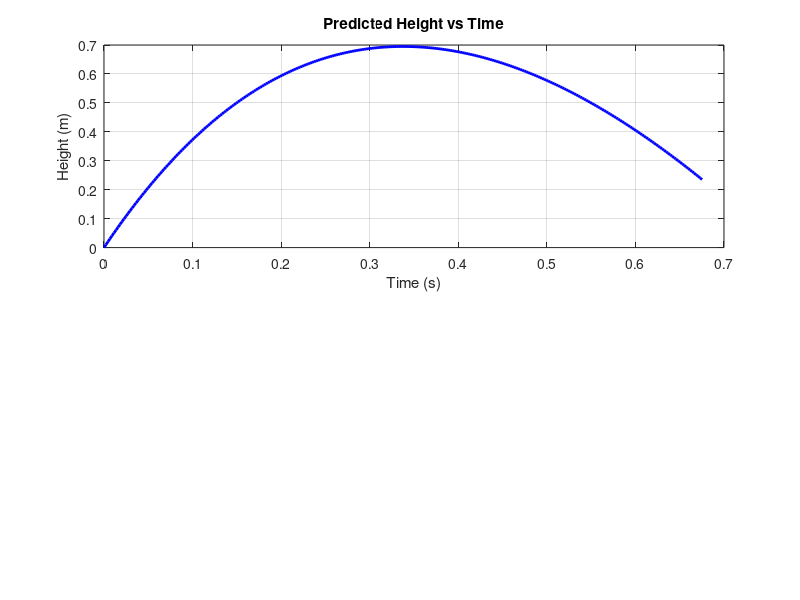

Source code (MATLAB):
%% 
% BALL HEIGHT ANALYSIS UNDER LINEAR DRAG
% This script estimates motion constants and maximum height
% for a vertically launched ball, given two (time, position) points.



% Keep multiple variables
clearvars -except h0 h1 h2 time1 time2 t0 hmax; close all; clc;

%% --- Known physical parameters ---
m = 3.5121e-3;        % mass [kg]
g = 9.81;             % gravity [m/s²]
k = 3.096e-06;       % Stokes drag coefficient [N·s/m]
alpha = k/m;          % k/m [1/s]
C = m*g/k;            % mg/k [m/s]

fprintf('--- Parameters ---\n');
fprintf('alpha = %.3e, C = %.6f\n\n', alpha, C);

%% --- INPUT YOUR TWO SENSOR MEASUREMENTS HERE ---
% (Time in seconds, position in meters)
% Example: lower sensor at t=0.03 s, y=0 m
%          upper sensor at t=0.075 s, y=0.15 m
t1 =0.0;   y1 = 0;     % <-- input 1st sensor reading
t2 =0.0351;   y2 = 0.15;% <-- input 2nd sensor reading
t3 =0.0765;   y3=0.3;%<---3rd sensor

%% --- Solve for integration constants A and B ---
% From y(t) = A + B*exp(-alpha*t) - C*t
coeff = [1, exp(-alpha*t1);
         1, exp(-alpha*t2)];
rhs = [y1 + C*t1; y2 + C*t2];
AB = coeff \ rhs;

A = AB(1);
B = AB(2);

fprintf('--- Integration constants ---\n');
fprintf('A = %.6f\nB = %.6f\n\n', A, B);

%% Compute t_max robustly
% alpha = k/m;  C = m*g/k;

log_arg = -alpha * B / C;   % NOTE: alpha*B inside log

if log_arg > 0 && isreal(log_arg)
    t_max = (1/alpha) * log(log_arg);
else
    % fallback: compute v0 and use fzero or the v0/g approximation
    v0 = -alpha*B - C;
    fprintf('Warning: analytic log argument <=0 (log_arg=%.3g). Using v0 to find t_max.\n', log_arg);
    if v0 > 0
        % approximate for small alpha:
        t_max = v0 / g;
    else
        % try numeric root find (look for root near the second sensor time)
        vfun = @(t) -alpha*B.*exp(-alpha*t) - C;
        try
            t_max = fzero(vfun, max([t1, t2, 0.01]));
        catch
            % last resort: set t_max to something reasonable
            t_max = max([t1, t2]);
        end
    end
end
y_max = A + B.*exp(-alpha*t_max) - C.*t_max;
fprintf('Initial max estimation = %.4f meters\n', y_max);
%% % ---  compute local average velocities ---
v21 = (y2 - y1) / (t2 - t1);
v32 = (y3 - y2) / (t3 - t2);

% --- acceleration at middle sensor (general unequal time formula) ---
y2_ddot = (2 / (t3 - t1)) * (v32 - v21);

% ---  velocity at middle sensor ---
y2_dot = (y3 - y1) / (t3 - t1);

% ---  effective friction coefficient (air drag + wall friction) ---
k_eff = -m * (y2_ddot + g) / y2_dot;

% Display results
fprintf('Estimated effective drag coefficient (k_eff) = %.6e N·s/m\n', k_eff);
fprintf('Intermediate values:\n  y_dot(t2) = %.5f m/s\n  y_ddot(t2) = %.5f m/s²\n', y2_dot, y2_ddot);
%% %% --- Solve for A_eff and B_eff (distinct variables) ---
alpha_eff = k_eff / m;
C_eff = m * g / k_eff;
coeff_eff = [1, exp(-alpha_eff*t1);
             1, exp(-alpha_eff*t2)];

rhs_eff = [y1 + C_eff*t1;
            y2 + C_eff*t2];

AB_eff = coeff_eff \ rhs_eff;
A_eff = AB_eff(1);
B_eff = AB_eff(2);

fprintf('\nA_eff = %.6f\nB_eff = %.6f\n', A_eff, B_eff);

%% --- Compute time of max height (y'(t_max) = 0) ---
t_max = -(1/alpha_eff) * log(-m*g / (k_eff * B_eff * alpha_eff));

%% --- Compute max height ---
y_max = A_eff + B_eff*exp(-alpha_eff*t_max) - C_eff*t_max;

%% --- Display Results ---
fprintf('\nFinal predicted maximum height: %.4f m\n', y_max);
fprintf('Time to reach max height: %.4f s\n', t_max);


%% --- Plot position and velocity ---
t_plot = linspace(0, 2*t_max, 300);
y_plot = A_eff + B_eff*exp(-alpha_eff*t_plot) - C_eff*t_plot;
v_plot = -B_eff*alpha_eff*exp(-alpha_eff*t_plot) - g;

figure;
subplot(2,1,1);
plot(t_plot, y_plot, 'b-', 'LineWidth', 2);
xlabel('Time (s)');
ylabel('Height (m)');
title('Predicted Height vs Time');
grid on;

